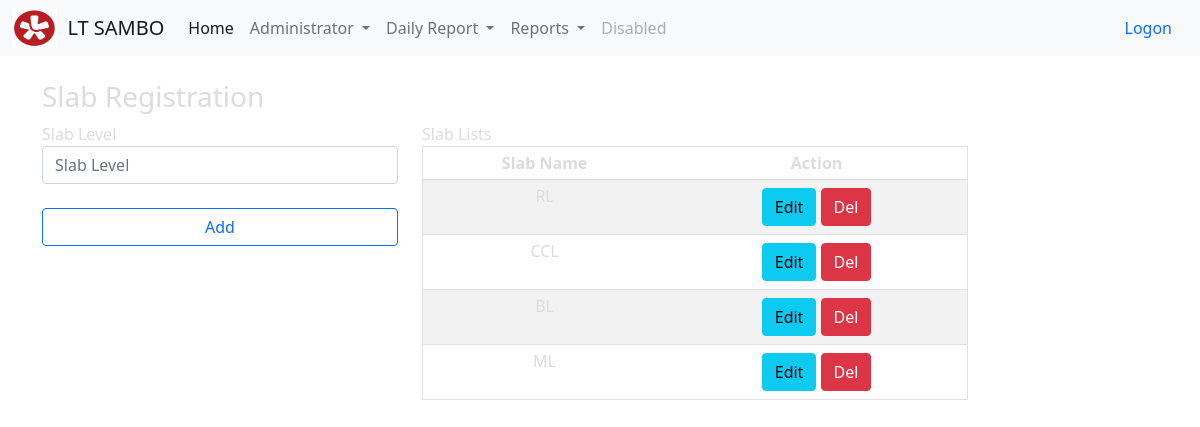
Before: /slab_level/slab_level with the older database file.
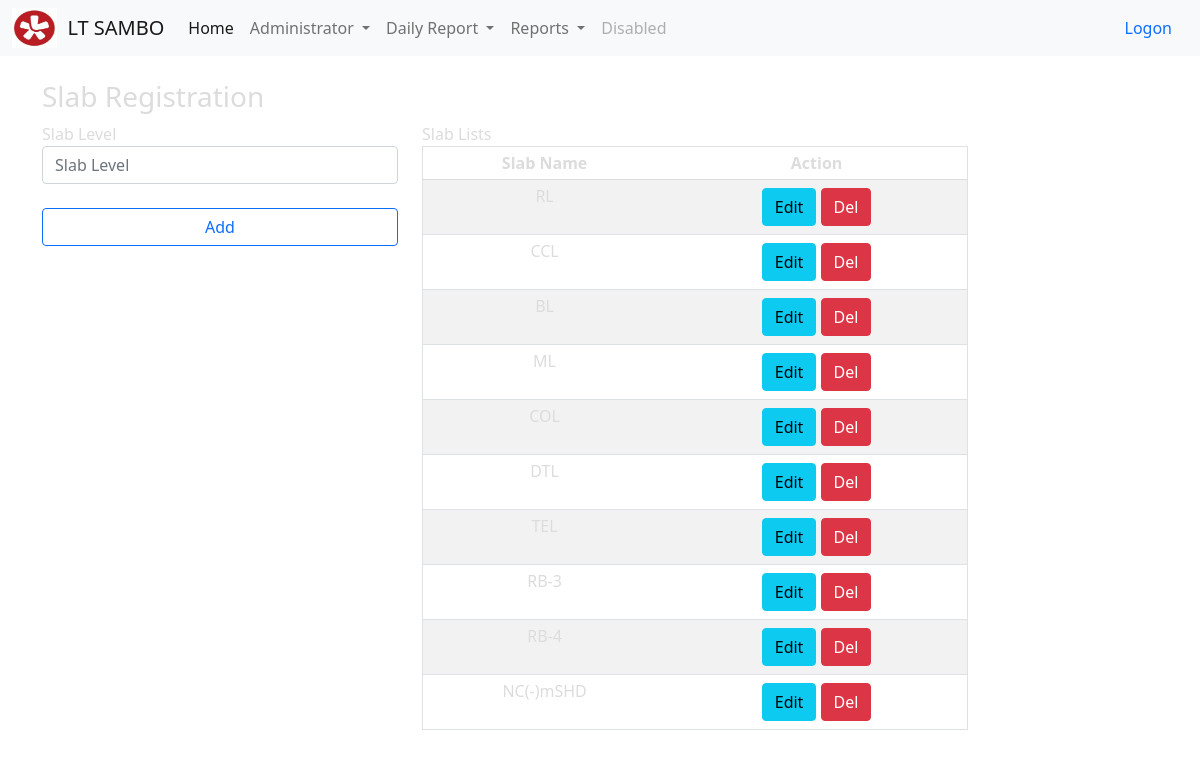
After: the same page with the newer database file.
### todo_list/models.py (models this page shows, shortened)
class Slab_Level(models.Model):
    TX_Slab_Level_Name = models.CharField(max_length=200)
    Is_Active = models.BooleanField(default=True)

### todo_list/views.py (the view)
# urls.py: path('slab_level/slab_level',views.slab_level, name='slab_level'),
def slab_level(request):
    if request.method == 'POST':
        form = SlabLevelForm(request.POST or None)
        if form.is_valid():
            form.save()
        slab_level_items = Slab_Level.objects.all
        messages.success(request, ('Item has been added to the list!'))
        return render(request, 'admin/slab_level_create.html', {'slab_level_items': slab_level_items})
    else:
        slab_level_items = Slab_Level.objects.all
        return render(request, 'admin/slab_level_create.html', {'slab_level_items': slab_level_items})

### todo_list/templates/admin/slab_level_create.html (shortened to what this page needs)
{% extends 'base.html' %}
{% load static %}
{% block content %}
<br><br>
<div class="container">
<div class="row">
    <h3 class="panel-title">
        <span class="english">Slab Registration</span>
    </h3>
    <form class="col-md-4 col-md-offset-2" method="post">
            <span>Slab Level</span>
            <input class="form-control col-md-6 me-2" type="input" placeholder="Slab Level" aria-label="TX_Slab_Level_Name" name ="TX_Slab_Level_Name"><br>
            <div class="d-grid gap-2">
                <button class="btn btn-outline-primary mb-3" type="submit">Add</button>
            </div>
    </form>
    <br>
    {%if slab_level_items %}
    <br>
    <div class="col-md-6 col-md-offset-2 primary md-2">
        <span> Slab Lists</span>
    <table class="table table-striped secondary border" style="Color:#dcdcdc; line-height:1;">
    <thead>
        <tr>
            <th><center>Slab Name</center></th>
            <th class="text-center"><center>Action</center></th>
        </tr>
    </thead>
      {% for things in slab_level_items %}
            <tr style="Color:#dcdcdc;">
                <td><center>{{ things.TX_Slab_Level_Name }} </center></td>
                <td class="text-center"><a class='btn btn-info btn-xs' href="#"> Edit</a> <a href="#" class="btn btn-danger btn-xs"> Del</a></td>
            </tr>
        {% endfor %}
    </table>
       </div>
   {% endif %}
</div>
</div>
{% endblock %}

Changed rows visible on the page:
added Slab_Level: TX_Slab_Level_Name "COL"
added Slab_Level: TX_Slab_Level_Name "DTL"
added Slab_Level: TX_Slab_Level_Name "TEL"
added Slab_Level: TX_Slab_Level_Name "RB-3"
added Slab_Level: TX_Slab_Level_Name "RB-4"
added Slab_Level: TX_Slab_Level_Name "NC(-)mSHD"
